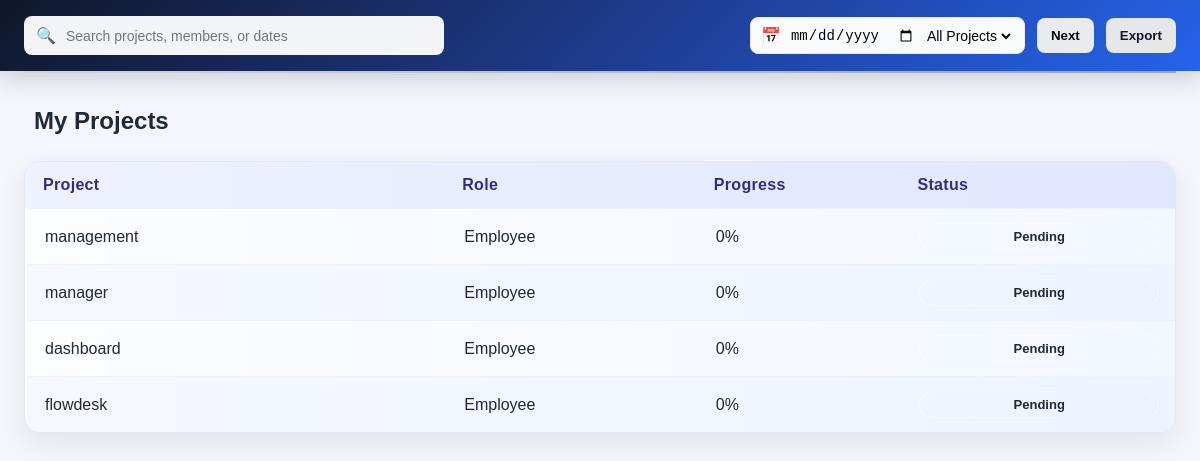
The app's page /projects/Myprojects/ (signed in) with its own data.
### projects/models.py (models this page shows, shortened)
class Project(models.Model):
    STATUS_CHOICES = (
        ('pending', 'Pending'),
        ('in_progress', 'In Progress'),
        ('completed', 'Completed'),
    )
    PROJECT_TYPE = (
        ('Project', 'Project'),
        ('Task', 'Task'),
    )
    project_type = models.CharField(
        max_length=20,
        choices=PROJECT_TYPE,
        default='Project'
    )
    project_name = models.CharField(max_length=200)
    description = models.TextField(
        blank=True,
        null=True
    )
    employee = models.ForeignKey(
        User,
        on_delete=models.CASCADE,
        related_name="projects",
        null=True,
        blank=True,
    )
    role = models.CharField(
        max_length=100,
        null=True,
        blank=True,
    )
    progress = models.IntegerField(default=0)
    status = models.CharField(
        max_length=20,
        choices=STATUS_CHOICES,
        default='pending'
    )
    start_date = models.DateField()
    end_date = models.DateField(
        blank=True,
        null=True
    )
    created_at = models.DateTimeField(
        default=timezone.now
    )

### projects/views.py (the view)
@login_required
def Myprojects(request):
    projects = Project.objects.filter(
        employee=request.user,
        project_type="Project"
    ).order_by(
        "-created_at"
    )
    return render(
        request,
        "projects/Myprojects.html",
        {
            "projects": projects,
            "total_projects": projects.count(),
        }
    )

### projects/templates/projects/Myprojects.html (shortened to what this page needs)
{% load static %}
<!DOCTYPE html>
<html lang="en">
<head>
    <link rel="stylesheet" href="{% static 'projects/css/style.css' %}">
</head>
<body>
<nav class="navbar">
    <div class="search-box">
        <span>🔍</span>
        <input
            type="text"
            placeholder="Search projects, members, or dates">
    </div>
    <div class="nav-actions">
        <div class="date-filter">
            <label>📅</label>
            <input type="date">
            <select>
                <option value="all">All Projects</option>
            </select>
        </div>
        <button class="nav-btn next-btn">Next</button>
        <button class="nav-btn export-btn">Export</button>
    </div>
</nav>
<div class="divider"></div>
<section class="work-stage">
    <h2>My Projects</h2>
    <div class="projects-table">
        <div class="table-header">
            <span>Project</span>
            <span>Role</span>
            <span>Progress</span>
            <span>Status</span>
        </div>
        {% for project in projects %}
        <div class="table-row">
            <span>{{ project.project_name }}</span>
            <span>{{ project.role }}</span>
            <span>
                {{ project.progress|default:0 }}%
            </span>
            <span
                class="status
                ">
                {{ project.get_status_display }}
            </span>
        </div>
        {% endfor %}
    </div>
</section>
</body>
</html>

### projects/static/projects/css/style.css (style rules this page uses)
* { box-sizing: border-box; }
body { margin: 0; font-family: Arial, sans-serif; background: #f4f6fb; color: #1f2937; }
.navbar { display: flex; justify-content: space-between; align-items: center; padding: 16px 24px; background: linear-gradient(135deg, #0f172a 0%, #1e3a8a 50%, #2563eb 100%); color: #ffffff; box-shadow: 0 8px 24px rgba(15, 23, 42, 0.18); }
.search-box { display: flex; align-items: center; gap: 8px; background: #f3f4f6; border-radius: 8px; padding: 10px 12px; width: min(420px, 60%); }
.search-box input { border: none; outline: none; background: transparent; width: 100%; font-size: 14px; }
.nav-actions { display: flex; align-items: center; gap: 12px; }
.date-filter { display: flex; align-items: center; gap: 8px; background: #f9fafb; padding: 8px 10px; border-radius: 8px; border: 1px solid #e5e7eb; }
.date-filter select, .date-filter input { border: none; background: transparent; outline: none; font-size: 14px; }
.nav-btn { border: none; padding: 10px 14px; border-radius: 8px; cursor: pointer; font-weight: 600; }
.next-btn { background: #eaebef; color: rgb(9, 9, 9); }
.export-btn { background: #e5e7eb; color: #111827; }
.divider { height: 2px; background: linear-gradient(90deg, #d1d5db, #9ca3af); margin: 0 24px 24px; }
.work-stage { padding: 0 24px 24px; }
.work-stage h2 { margin: 0 0 16px; font-size: 24px; padding: 10px; }
.projects-table { background: #ffffff; border-radius: 16px; overflow: hidden; box-shadow: 0 10px 28px rgba(15, 23, 42, 0.08); border: 1px solid #e5e7eb; }
.table-header, .table-row { display: grid; grid-template-columns: 1.7fr 1fr 0.8fr 1fr; gap: 12px; padding: 14px 18px; align-items: center; }
.table-header { background: linear-gradient(90deg, #eef2ff 0%, #e0e7ff 100%); font-weight: 700; color: #312e81; letter-spacing: 0.02em; }
.table-row { border-top: 1px solid #eef2f7; transition: background 0.2s ease, transform 0.2s ease; background: linear-gradient(90deg, #ffffff 0%, #f9fbff 100%); }
.table-row { background: linear-gradient(90deg, #f5f8ff 0%, #eef4ff 100%); transform: translateX(2px); }
.table-row:nth-child(even) { background: linear-gradient(90deg, #fbfdff 0%, #f3f7ff 100%); }
.status { display: inline-block; padding: 6px 10px; border-radius: 999px; font-size: 13px; font-weight: 700; text-align: center; box-shadow: inset 0 0 0 1px rgba(255,255,255,0.5); }

### records on screen
Project: project_name "management", role "Employee", progress "0", status "Pending"
Project: project_name "manager", role "Employee", progress "0", status "Pending"
Project: project_name "dashboard", role "Employee", progress "0", status "Pending"
Project: project_name "flowdesk", role "Employee", progress "0", status "Pending"
